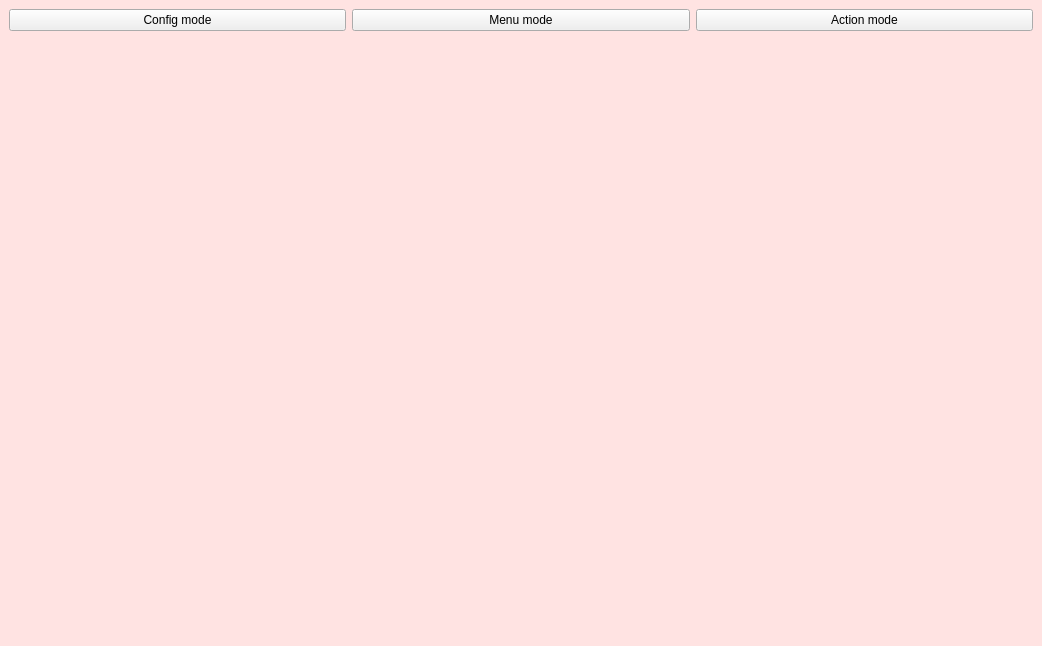
<?xml version="1.0" encoding="UTF-8"?>
<ui version="4.0">
 <class>MainWindow</class>
 <widget class="QMainWindow" name="MainWindow">
  <property name="geometry">
   <rect>
    <x>0</x>
    <y>0</y>
    <width>1024</width>
    <height>600</height>
   </rect>
  </property>
  <property name="sizePolicy">
   <sizepolicy hsizetype="Fixed" vsizetype="Fixed">
    <horstretch>0</horstretch>
    <verstretch>0</verstretch>
   </sizepolicy>
  </property>
  <property name="maximumSize">
   <size>
    <width>1024</width>
    <height>600</height>
   </size>
  </property>
  <property name="windowTitle">
   <string>MainWindow</string>
  </property>
  <property name="styleSheet">
   <string notr="true">QMainWindow{
	background-color:#FFE3E2;
}</string>
  </property>
  <widget class="QWidget" name="centralwidget">
   <property name="sizePolicy">
    <sizepolicy hsizetype="Expanding" vsizetype="Expanding">
     <horstretch>0</horstretch>
     <verstretch>0</verstretch>
    </sizepolicy>
   </property>
   <layout class="QVBoxLayout" name="verticalLayout">
    <item>
     <layout class="QHBoxLayout" name="horizontalLayout_2">
      <item>
       <widget class="QPushButton" name="configModeButton">
        <property name="text">
         <string>Config mode</string>
        </property>
       </widget>
      </item>
      <item>
       <widget class="QPushButton" name="menuModeButton">
        <property name="text">
         <string>Menu mode</string>
        </property>
       </widget>
      </item>
      <item>
       <widget class="QPushButton" name="actionModeButton">
        <property name="text">
         <string>Action mode</string>
        </property>
       </widget>
      </item>
     </layout>
    </item>
    <item>
     <widget class="QWidget" name="widget" native="true">
      <property name="sizePolicy">
       <sizepolicy hsizetype="Fixed" vsizetype="Fixed">
        <horstretch>0</horstretch>
        <verstretch>0</verstretch>
       </sizepolicy>
      </property>
      <property name="minimumSize">
       <size>
        <width>1024</width>
        <height>600</height>
       </size>
      </property>
      <property name="maximumSize">
       <size>
        <width>1024</width>
        <height>600</height>
       </size>
      </property>
      <property name="layoutDirection">
       <enum>Qt::LeftToRight</enum>
      </property>
      <property name="styleSheet">
       <string notr="true">QPushButton{
		font: 17pt Comic Sans MS;
		background-color:#FFFEFE;
		height: 50px;
		border-radius:10px;
		border: 2px solid #FF483E;
		padding: 6px;
		margin:2px;
}

QPushButton:hover{
	background-color: #FFC9C3;
}

QPushButton#selection{
		font: 17pt Comic Sans MS;
		background-color:#FF483E;
		border: 2px solid #FF483E;
		border-radius: 10px;
		height: 50px;
		padding: 6px;
}


</string>
      </property>
      <layout class="QHBoxLayout" name="horizontalLayout">
       <item>
        <layout class="QVBoxLayout" name="innerLayout"/>
       </item>
      </layout>
     </widget>
    </item>
   </layout>
  </widget>
 </widget>
 <resources/>
 <connections/>
</ui>
